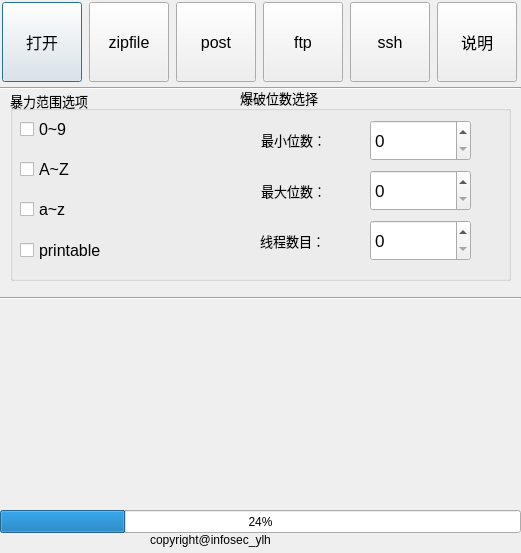
<?xml version="1.0" encoding="UTF-8"?>
<ui version="4.0">
 <class>Dialog</class>
 <widget class="QDialog" name="Dialog">
  <property name="geometry">
   <rect>
    <x>0</x>
    <y>0</y>
    <width>521</width>
    <height>553</height>
   </rect>
  </property>
  <property name="windowTitle">
   <string>Dialog</string>
  </property>
  <widget class="QLabel" name="label">
   <property name="geometry">
    <rect>
     <x>150</x>
     <y>530</y>
     <width>181</width>
     <height>20</height>
    </rect>
   </property>
   <property name="text">
    <string>copyright@infosec_ylh</string>
   </property>
  </widget>
  <widget class="QProgressBar" name="progressBar">
   <property name="geometry">
    <rect>
     <x>0</x>
     <y>510</y>
     <width>521</width>
     <height>23</height>
    </rect>
   </property>
   <property name="value">
    <number>24</number>
   </property>
  </widget>
  <widget class="Line" name="line">
   <property name="geometry">
    <rect>
     <x>0</x>
     <y>80</y>
     <width>521</width>
     <height>16</height>
    </rect>
   </property>
   <property name="orientation">
    <enum>Qt::Horizontal</enum>
   </property>
  </widget>
  <widget class="QGroupBox" name="groupBox">
   <property name="geometry">
    <rect>
     <x>10</x>
     <y>90</y>
     <width>501</width>
     <height>191</height>
    </rect>
   </property>
   <property name="font">
    <font>
     <pointsize>10</pointsize>
    </font>
   </property>
   <property name="title">
    <string>暴力范围选项</string>
   </property>
   <widget class="QCheckBox" name="checkBox">
    <property name="geometry">
     <rect>
      <x>10</x>
      <y>30</y>
      <width>91</width>
      <height>19</height>
     </rect>
    </property>
    <property name="font">
     <font>
      <pointsize>12</pointsize>
     </font>
    </property>
    <property name="text">
     <string>0~9</string>
    </property>
   </widget>
   <widget class="QCheckBox" name="checkBox_2">
    <property name="geometry">
     <rect>
      <x>10</x>
      <y>70</y>
      <width>91</width>
      <height>19</height>
     </rect>
    </property>
    <property name="font">
     <font>
      <pointsize>12</pointsize>
     </font>
    </property>
    <property name="text">
     <string>A~Z</string>
    </property>
   </widget>
   <widget class="QCheckBox" name="checkBox_3">
    <property name="geometry">
     <rect>
      <x>10</x>
      <y>110</y>
      <width>91</width>
      <height>19</height>
     </rect>
    </property>
    <property name="font">
     <font>
      <pointsize>12</pointsize>
     </font>
    </property>
    <property name="text">
     <string>a~z</string>
    </property>
   </widget>
   <widget class="QCheckBox" name="checkBox_4">
    <property name="geometry">
     <rect>
      <x>10</x>
      <y>150</y>
      <width>121</width>
      <height>21</height>
     </rect>
    </property>
    <property name="font">
     <font>
      <pointsize>12</pointsize>
     </font>
    </property>
    <property name="text">
     <string>printable</string>
    </property>
   </widget>
   <widget class="QSpinBox" name="spinBox">
    <property name="geometry">
     <rect>
      <x>360</x>
      <y>30</y>
      <width>101</width>
      <height>41</height>
     </rect>
    </property>
    <property name="font">
     <font>
      <pointsize>13</pointsize>
      <weight>50</weight>
      <italic>false</italic>
      <bold>false</bold>
     </font>
    </property>
   </widget>
   <widget class="QLabel" name="label_2">
    <property name="geometry">
     <rect>
      <x>230</x>
      <y>0</y>
      <width>111</width>
      <height>16</height>
     </rect>
    </property>
    <property name="text">
     <string>爆破位数选择</string>
    </property>
   </widget>
   <widget class="QLabel" name="label_3">
    <property name="geometry">
     <rect>
      <x>251</x>
      <y>40</y>
      <width>81</width>
      <height>20</height>
     </rect>
    </property>
    <property name="text">
     <string>最小位数：</string>
    </property>
   </widget>
   <widget class="QLabel" name="label_4">
    <property name="geometry">
     <rect>
      <x>251</x>
      <y>90</y>
      <width>81</width>
      <height>21</height>
     </rect>
    </property>
    <property name="text">
     <string>最大位数：</string>
    </property>
   </widget>
   <widget class="QSpinBox" name="spinBox_2">
    <property name="geometry">
     <rect>
      <x>360</x>
      <y>80</y>
      <width>101</width>
      <height>41</height>
     </rect>
    </property>
    <property name="font">
     <font>
      <pointsize>13</pointsize>
      <weight>50</weight>
      <italic>false</italic>
      <bold>false</bold>
     </font>
    </property>
   </widget>
   <widget class="QLabel" name="label_5">
    <property name="geometry">
     <rect>
      <x>250</x>
      <y>140</y>
      <width>81</width>
      <height>21</height>
     </rect>
    </property>
    <property name="text">
     <string>线程数目：</string>
    </property>
   </widget>
   <widget class="QSpinBox" name="spinBox_3">
    <property name="geometry">
     <rect>
      <x>360</x>
      <y>130</y>
      <width>101</width>
      <height>41</height>
     </rect>
    </property>
    <property name="font">
     <font>
      <pointsize>13</pointsize>
      <weight>50</weight>
      <italic>false</italic>
      <bold>false</bold>
     </font>
    </property>
   </widget>
  </widget>
  <widget class="QsciScintilla" name="textEdit">
   <property name="geometry">
    <rect>
     <x>0</x>
     <y>310</y>
     <width>521</width>
     <height>200</height>
    </rect>
   </property>
   <property name="toolTip">
    <string/>
   </property>
   <property name="whatsThis">
    <string/>
   </property>
  </widget>
  <widget class="Line" name="line_2">
   <property name="geometry">
    <rect>
     <x>0</x>
     <y>290</y>
     <width>521</width>
     <height>16</height>
    </rect>
   </property>
   <property name="orientation">
    <enum>Qt::Horizontal</enum>
   </property>
  </widget>
  <widget class="QWidget" name="layoutWidget">
   <property name="geometry">
    <rect>
     <x>1</x>
     <y>1</y>
     <width>517</width>
     <height>82</height>
    </rect>
   </property>
   <layout class="QGridLayout" name="gridLayout">
    <item row="0" column="0">
     <widget class="QPushButton" name="pushButton">
      <property name="minimumSize">
       <size>
        <width>80</width>
        <height>80</height>
       </size>
      </property>
      <property name="maximumSize">
       <size>
        <width>80</width>
        <height>80</height>
       </size>
      </property>
      <property name="font">
       <font>
        <pointsize>12</pointsize>
        <weight>50</weight>
        <italic>false</italic>
        <bold>false</bold>
       </font>
      </property>
      <property name="text">
       <string>打开</string>
      </property>
     </widget>
    </item>
    <item row="0" column="1">
     <widget class="QPushButton" name="pushButton_2">
      <property name="minimumSize">
       <size>
        <width>80</width>
        <height>80</height>
       </size>
      </property>
      <property name="maximumSize">
       <size>
        <width>80</width>
        <height>80</height>
       </size>
      </property>
      <property name="font">
       <font>
        <pointsize>12</pointsize>
        <weight>50</weight>
        <italic>false</italic>
        <bold>false</bold>
       </font>
      </property>
      <property name="text">
       <string>zipfile</string>
      </property>
     </widget>
    </item>
    <item row="0" column="2">
     <widget class="QPushButton" name="pushButton_3">
      <property name="minimumSize">
       <size>
        <width>80</width>
        <height>80</height>
       </size>
      </property>
      <property name="maximumSize">
       <size>
        <width>80</width>
        <height>80</height>
       </size>
      </property>
      <property name="font">
       <font>
        <pointsize>12</pointsize>
        <weight>50</weight>
        <italic>false</italic>
        <bold>false</bold>
       </font>
      </property>
      <property name="text">
       <string>post</string>
      </property>
     </widget>
    </item>
    <item row="0" column="3">
     <widget class="QPushButton" name="pushButton_4">
      <property name="minimumSize">
       <size>
        <width>80</width>
        <height>80</height>
       </size>
      </property>
      <property name="maximumSize">
       <size>
        <width>80</width>
        <height>80</height>
       </size>
      </property>
      <property name="font">
       <font>
        <pointsize>12</pointsize>
        <weight>50</weight>
        <italic>false</italic>
        <bold>false</bold>
       </font>
      </property>
      <property name="text">
       <string>ftp</string>
      </property>
     </widget>
    </item>
    <item row="0" column="4">
     <widget class="QPushButton" name="pushButton_5">
      <property name="minimumSize">
       <size>
        <width>80</width>
        <height>80</height>
       </size>
      </property>
      <property name="maximumSize">
       <size>
        <width>80</width>
        <height>80</height>
       </size>
      </property>
      <property name="font">
       <font>
        <pointsize>12</pointsize>
        <weight>50</weight>
        <italic>false</italic>
        <bold>false</bold>
       </font>
      </property>
      <property name="text">
       <string>ssh</string>
      </property>
     </widget>
    </item>
    <item row="0" column="5">
     <widget class="QPushButton" name="pushButton_6">
      <property name="minimumSize">
       <size>
        <width>80</width>
        <height>80</height>
       </size>
      </property>
      <property name="maximumSize">
       <size>
        <width>80</width>
        <height>80</height>
       </size>
      </property>
      <property name="font">
       <font>
        <pointsize>12</pointsize>
        <weight>50</weight>
        <italic>false</italic>
        <bold>false</bold>
       </font>
      </property>
      <property name="text">
       <string>说明</string>
      </property>
     </widget>
    </item>
   </layout>
  </widget>
 </widget>
 <customwidgets>
  <customwidget>
   <class>QsciScintilla</class>
   <extends>QFrame</extends>
   <header>Qsci/qsciscintilla.h</header>
  </customwidget>
 </customwidgets>
 <resources/>
 <connections/>
</ui>
